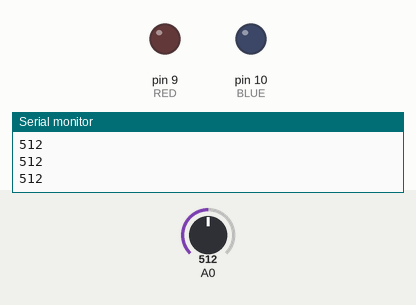
Recording of a sketch running on a simulated Arduino Uno, built with avr-gcc and run on an emulated ATmega328P. Parts: output pins drawn as LEDs (lit = HIGH), the last lines printed to the serial monitor. The test bench sets the inputs (shaded band); at power-on: A0 = 512.

Above: at 1.2 s.
1.3 s: A0 set to 0
At 2.5 s:
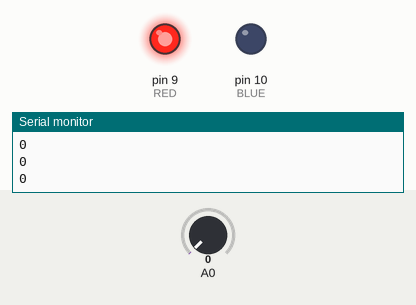
2.8 s: A0 set to 1007
4.3 s: A0 set to 1023
At 5.3 s:
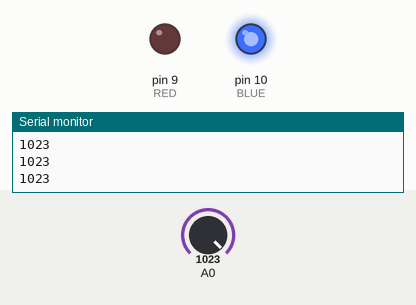
Timing chart, 0 to 7.3 s (numbered marks = the images above; inputs shaded):
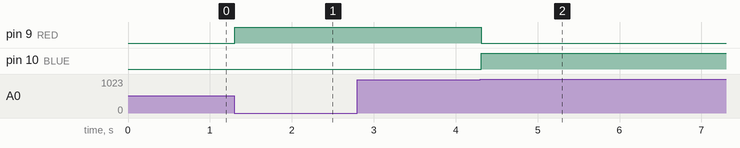

Measured:
- the behaviour switches between 1022 and 1023 on A0 (found by bisection; images 1 and 2)
- after the input at 1.3 s, pin 9 (RED): LOW → HIGH at once
- after the input at 4.3 s, pin 9 (RED): HIGH → LOW at once; pin 10 (BLUE): LOW → HIGH at once

The sketch:

exercise19.ino
```cpp
#define RED 9
#define BLUE 10

void setup() {
  // put your setup code here, to run once:
  Serial.begin(9600);
  pinMode(RED, OUTPUT);
  pinMode(BLUE, OUTPUT);
  digitalWrite(RED, LOW);
  digitalWrite(BLUE, LOW);
}

void loop() {
  // put your main code here, to run repeatedly:
  int temp = analogRead(A0);
  Serial.println(temp);
  if(temp == 0)
  {
    digitalWrite(RED, HIGH);
    digitalWrite(BLUE, LOW);
  }
  else if(temp == 1023)
  {
    digitalWrite(RED, LOW);
    digitalWrite(BLUE, HIGH);
  }
}
```
